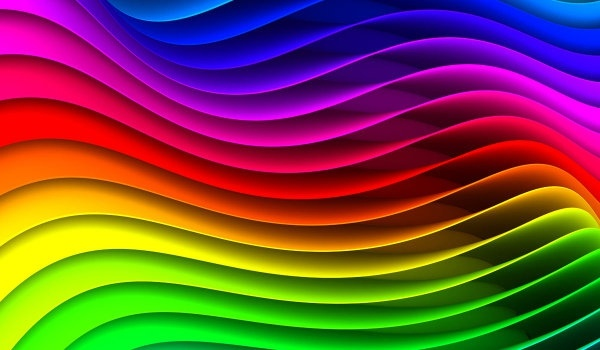
#> input picture Week3/week-3_lab-1/images/alpha.jpg, 600 x 350 px, found by its file name
$ jupyter execute lab04.ipynb
#> lines starting #> are read from the running program, lines starting #| are printed output that depends on the picture
# Part 1: Power Law Transformation (Gamma Correction)

Simple version in the same style as **Week 04, Lab 01 (1)**.

### Explanation

Gamma correction applies a nonlinear mapping:

$$O = c \cdot (I/255)^{\gamma}$$

- `\gamma < 1` brightens dark regions
- `\gamma > 1` darkens the image

# Task 1: Gamma Correction on Images

[cell 1]
import cv2
import numpy as np
import matplotlib.pyplot as plt
import os

## 1. Define the Gamma Correction Function

[cell 2]
def gamma_correction(I_in, c, gamma):
    I_norm = I_in.astype('float32') / 255.0
    I_gamma = c * (I_norm ** gamma)
    I_out = np.clip(I_gamma * 255.0, 0, 255).astype('uint8')
    return I_out

# 2. Load Images and Apply Gamma Correction

[cell 3]
folder = 'lab04_assets/images'
out_root = 'lab04_outputs'
out_gamma = os.path.join(out_root, 'task1_gamma')
out_contrast = os.path.join(out_root, 'task2_contrast')
os.makedirs(out_root, exist_ok=True)
os.makedirs(out_gamma, exist_ok=True)
os.makedirs(out_contrast, exist_ok=True)

image_files = sorted([f for f in os.listdir(folder) if f.lower().endswith(('.png', '.jpg', '.jpeg', '.bmp'))])
if not image_files:
    raise FileNotFoundError(f'No images found in {folder}')

gamma_values = {'1.png': 0.5, '2.png': 0.8, '3.png': 0.6, '4.png': 0.6, '5.jpg': 0.2}
why = {
    '1.png': 'dark image, moderate brightening',
    '2.png': 'already okay, slight brightening',
    '3.png': 'shadow details needed boost',
    '4.png': 'dim image, gamma 0.6 looked balanced',
    '5.jpg': 'very underexposed, strong brightening',
}

print('Images:', image_files)

for fname in image_files:
    img = cv2.imread(os.path.join(folder, fname), cv2.IMREAD_GRAYSCALE)
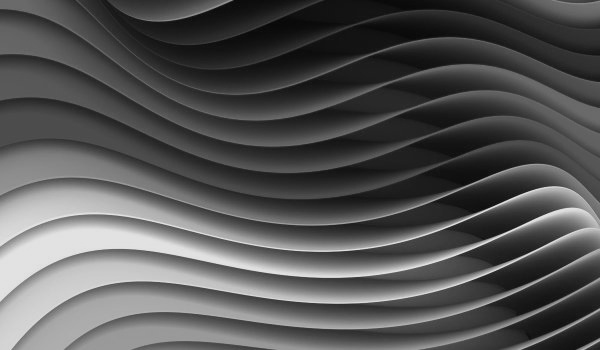
#> img: shape (350, 600); min 6, max 233, mean 84.5
    if img is None:
        continue

    g = gamma_values.get(fname, 0.8)
    out = gamma_correction(img, c=1.0, gamma=g)

    cv2.imwrite(os.path.join(out_gamma, f"gamma_{str(g).replace('.', 'p')}_{fname}"), out)

    plt.figure(figsize=(10, 3))
    plt.subplot(1, 2, 1)
    plt.imshow(img, cmap='gray', vmin=0, vmax=255)
    plt.title(f'Original: {fname}')
    plt.axis('off')

    plt.subplot(1, 2, 2)
    plt.imshow(out, cmap='gray', vmin=0, vmax=255)
    plt.title(f'Gamma={g}')
    plt.axis('off')
    plt.tight_layout()
    plt.show()
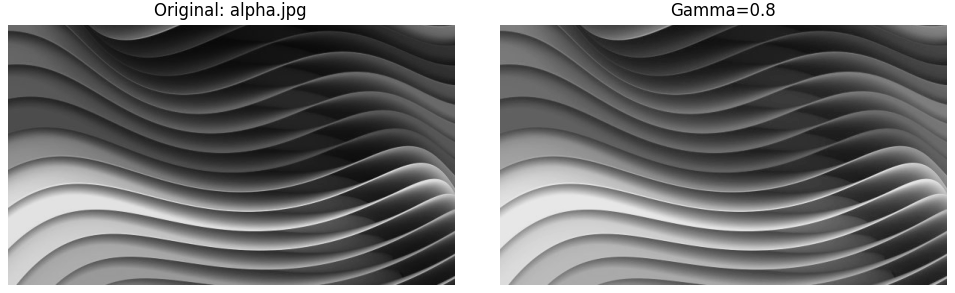
#> figure drawn by matplotlib, 2 panels

    print(f"{fname}: gamma={g} -> {why.get(fname, 'chosen visually')}")

## 3. Normalized Save Issue (cv2.imwrite)

[cell 4]
sample = cv2.imread(os.path.join(folder, image_files[0]), cv2.IMREAD_GRAYSCALE)
sample_norm = sample.astype('float32') / 255.0
wrong = sample_norm.astype('uint8')
#> wrong: shape (350, 600); every value is 0
right = np.clip(sample_norm * 255.0, 0, 255).astype('uint8')

cv2.imwrite(os.path.join(out_root, 'task1_wrong_save_cast_uint8.png'), wrong)
cv2.imwrite(os.path.join(out_root, 'task1_correct_save_scaled_uint8.png'), right)

plt.figure(figsize=(12, 3))
plt.subplot(1, 3, 1)
plt.imshow(sample, cmap='gray', vmin=0, vmax=255)
plt.title('Original')
plt.axis('off')

plt.subplot(1, 3, 2)
plt.imshow(wrong, cmap='gray', vmin=0, vmax=255)
plt.title('Wrong cast')
plt.axis('off')

plt.subplot(1, 3, 3)
plt.imshow(right, cmap='gray', vmin=0, vmax=255)
plt.title('Correct scale')
plt.axis('off')

plt.tight_layout()
plt.show()
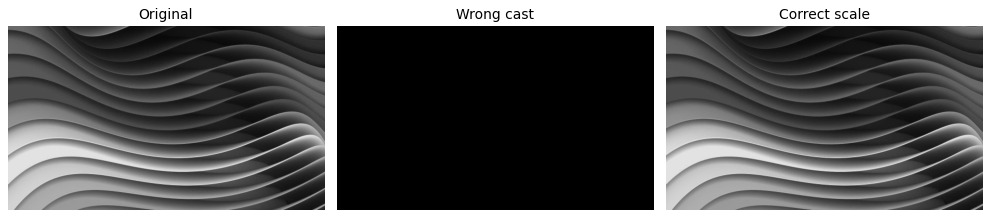
#> figure drawn by matplotlib, 3 panels

# Part 2: Contrast Stretching

### Formula

$$i_{out} = \left(\frac{s_{max}-s_{min}}{r_{max}-r_{min}}\right)(i_{in}-r_{min}) + s_{min}$$

# 1. Contrast Stretching Function

[cell 5]
def contrast_stretching(i_in, s_min=0, s_max=255):
#> called with s_min = 255, s_max = 0
    i_in = i_in.astype('float32')
    r_min = np.min(i_in)
#> r_min = 6
    r_max = np.max(i_in)
#> r_max = 233

    if r_max == r_min:
        return np.zeros_like(i_in, dtype='float32')

    i_out = ((s_max - s_min) / (r_max - r_min)) * (i_in - r_min) + s_min
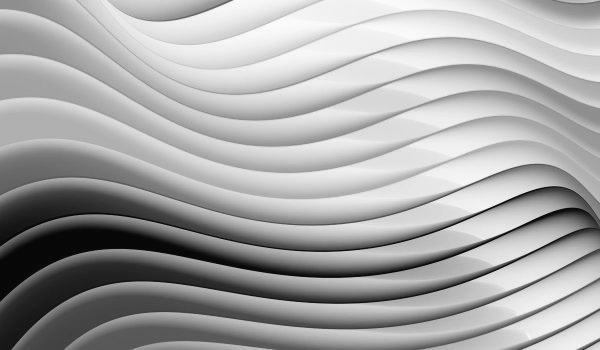
#> i_out: shape (350, 600) float32; min 0, max 255, mean 166.8
    return i_out

# 2. Non-normalized Images
Using `(s_min=255, s_max=0)` and `(s_min=0, s_max=255)`

[cell 6]
for fname in image_files:
    img = cv2.imread(os.path.join(folder, fname), cv2.IMREAD_GRAYSCALE)
    if img is None:
        continue

    given = contrast_stretching(img, s_min=255, s_max=0)
    standard = contrast_stretching(img, s_min=0, s_max=255)

    given_u8 = np.clip(given, 0, 255).astype('uint8')
    standard_u8 = np.clip(standard, 0, 255).astype('uint8')

    cv2.imwrite(os.path.join(out_contrast, f'given_0_255_{fname}'), given_u8)
    cv2.imwrite(os.path.join(out_contrast, f'standard_255_0_{fname}'), standard_u8)

    plt.figure(figsize=(12, 3))
    plt.subplot(1, 3, 1)
    plt.imshow(img, cmap='gray', vmin=0, vmax=255)
    plt.title('Original')
    plt.axis('off')

    plt.subplot(1, 3, 2)
    plt.imshow(given_u8, cmap='gray', vmin=0, vmax=255)
    plt.title('Given (0,255)')
    plt.axis('off')

    plt.subplot(1, 3, 3)
    plt.imshow(standard_u8, cmap='gray', vmin=0, vmax=255)
    plt.title('Standard (255,0)')
    plt.axis('off')

    plt.tight_layout()
    plt.show()

# 3. Normalized Images (0-1)
Using `(s_min=1, s_max=0)` then scaling back to 0-255 for saving

[cell 7]
for fname in image_files:
    img = cv2.imread(os.path.join(folder, fname), cv2.IMREAD_GRAYSCALE)
    if img is None:
        continue

    img_norm = img.astype('float32') / 255.0
    out_norm = contrast_stretching(img_norm, s_min=1, s_max=0)
    out_norm_u8 = np.clip(out_norm * 255.0, 0, 255).astype('uint8')

    cv2.imwrite(os.path.join(out_contrast, f'norm_given_0_1_{fname}'), out_norm_u8)

    plt.figure(figsize=(8, 3))
    plt.subplot(1, 2, 1)
    plt.imshow(img, cmap='gray', vmin=0, vmax=255)
    plt.title('Original')
    plt.axis('off')

    plt.subplot(1, 2, 2)
    plt.imshow(out_norm_u8, cmap='gray', vmin=0, vmax=255)
    plt.title('Normalized (0,1)')
    plt.axis('off')

    plt.tight_layout()
    plt.show()

# 4. Other Combinations
Try `(s_min=0, s_max=50)` and `(s_min=100, s_max=160)`

[cell 8]
combinations = [(0, 50), (100, 160)]

for fname in image_files:
    img = cv2.imread(os.path.join(folder, fname), cv2.IMREAD_GRAYSCALE)
    if img is None:
        continue

    plt.figure(figsize=(12, 3))
    plt.subplot(1, 3, 1)
    plt.imshow(img, cmap='gray', vmin=0, vmax=255)
    plt.title('Original')
    plt.axis('off')

    k = 2
    for s_min, s_max in combinations:
        out = contrast_stretching(img, s_min=s_min, s_max=s_max)
        out_u8 = np.clip(out, 0, 255).astype('uint8')
        cv2.imwrite(os.path.join(out_contrast, f'case_{s_min}_{s_max}_{fname}'), out_u8)

        plt.subplot(1, 3, k)
        plt.imshow(out_u8, cmap='gray', vmin=0, vmax=255)
        plt.title(f'({s_min},{s_max})')
        plt.axis('off')
        k += 1
#> this loop made 2 passes
#> (r_min in contrast_stretching, r_max in contrast_stretching) on passes 1 to 2: (6, 233), (6, 233)
#> pass 1, `out_u8 = np.clip(out, 0, 255).astype('uint8')`:
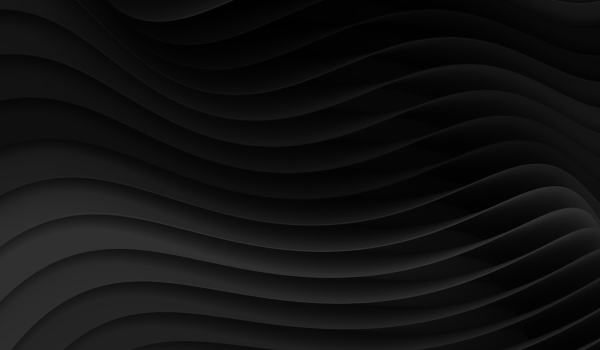
#> out_u8: shape (350, 600); min 0, max 50, mean 16.8
#> pass 2, in contrast_stretching (call 5), `i_out = ((s_max - s_min) / (r_max - r_min)) * (i_in - r_min) + s_min`:
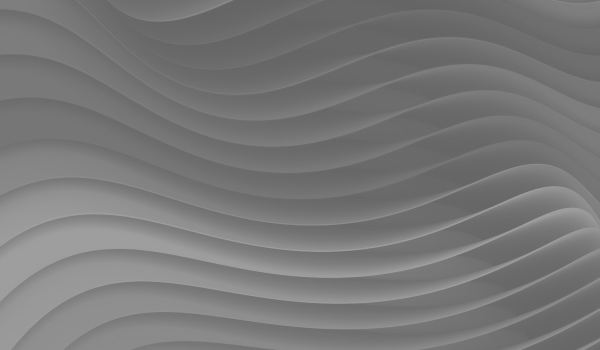
#> i_out: shape (350, 600) float32; min 100, max 160, mean 120.8
#> after the loop, k = 4

    plt.tight_layout()
    plt.show()

print('Done. Outputs saved in lab04_outputs/')
